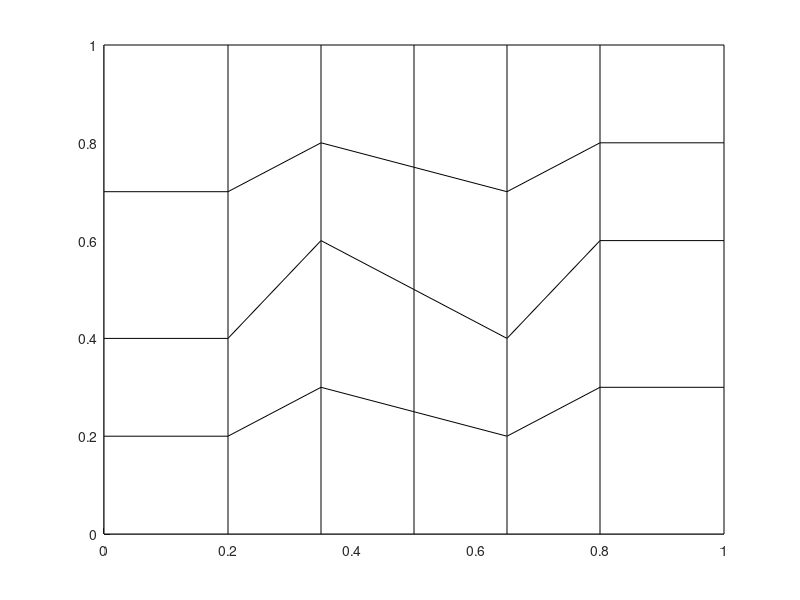

Write MATLAB code to recreate this figure.
function z_mesh_quad()
% Z-mesh generated for quadrilaterals
clear all; close all; clc;

logi_save_plots = false;
logi_write_file = true;

L=1;

fraction=0.4;
if(fraction<eps || fraction > 1-eps)
    error('wrong fraction');
end

slope1 = (1-2*fraction)/0.15;
slope2 = (2*fraction-1)/0.30;

y1=@(x) slope1*(x-0.20*L)+fraction*L;
y2=@(x) slope2*(x-0.35*L)+(1-fraction)*L;
y3=@(x) slope1*(x-0.65*L)+fraction*L;

%%%%%%
% nx=5;
% nsub=[1 2 3 4 5] + 1;
% xi=[0 0.2 0.35 0.65 0.8 1.0];
% ny=2;
%%%%%%
nx=6;
nsub=[1 2 4 5 6] + 1;
xi=[0 0.2 0.35 0.50 0.65 0.8 1.0];
ny=4;
%%%%%%
% nx=9;
% nsub=[2 3 6 7 9] + 1;
% xi=[0 0.1 0.2 0.35 0.45 0.55 0.65 0.8 0.9 1.0];
% ny=10;


x=zeros(nx+1,ny+1);
y=zeros(nx+1,ny+1);

for i=1:nx+1
    x(i,:) = xi(i);
end
% five different y-spacing, depending on the zone
for i=1:nx+1
    if(i<=nsub(1))
        yy=L*fraction;
    elseif(i<=nsub(2))
        yy=y1(x(i));
    elseif(i<=nsub(3))
        yy=y2(x(i));
    elseif(i<=nsub(4))
        yy=y3(x(i));
    elseif(i<=nsub(5))
        yy=L*(1-fraction);
    else
        error('not in nsub!!!');
    end
    yy
    aux1 = linspace(0,yy,ny/2+1);
    aux2 = linspace(yy,L,ny/2+1); aux2(1)=[];
    y(i,:) = [aux1 aux2];
end

figure(1)
surf(x,y,ones(nx+1,ny+1)*0,'FaceColor','white')
view(0,90)
output_file=strcat('.\figs\z_mesh_quad_L',int2str(L),'_n',int2str(nx),'_a',num2str(fraction,3))
if(logi_save_plots)
    print('-dpdf',strcat(output_file1,'.pdf'));
    print('-dpng',strcat(output_file1,'.png'));
    saveas(gcf,strcat(output_file1,'.fig'),'fig');
end
%
if(~logi_write_file), return; end;
%
%---------------------------------------------
% save txt file
matID=1;
srcID=1;

% date and time;
[yr, mo, da, hr, mi, s] = datevec(now);

%%%%%%%%%%%%%%%%%%%%%
output_file1=strcat(output_file,'.txt')
fid=fopen(output_file1,'w');

fprintf(fid,'# Date: %d/%d/%d   Time: %d:%d\n', mo, da, yr, hr, mi);

fprintf(fid,'# dimensions \n');
fprintf(fid,'%g %g \n',L,L);

ncells = nx*ny;

fprintf(fid,'# connectivity \n');
fprintf(fid,'%d\n',ncells);
for iel=1:ncells
    skip = 4*(iel-1);
    i1 = skip + 1;
    i2 = skip + 2;
    i3 = skip + 3;
    i4 = skip + 4;
    fprintf(fid,'%d %d %d %d %d %d %d \n',4,i1,i2,i3,i4,matID,srcID);
end

fprintf(fid,'# DG vertices (counter-clockwise) \n');
fprintf(fid,'%d\n',4*ncells);
for i=1:nx
    for j=1:ny
        fprintf(fid,' %g %g \n %g %g \n %g %g \n %g %g \n',x(i,j)    ,y(i,j)    ,...
            x(i+1,j)  ,y(i+1,j)  ,...
            x(i+1,j+1),y(i+1,j+1),...
            x(i,j+1)  ,y(i,j+1)  );
    end
end

fprintf(fid,'# grid vertices (counter-clockwise) \n');
fprintf(fid,'%d\n',(nx+1)*(ny+1));
for i=1:nx+1
    for j=1:ny+1
        fprintf(fid,'%g %g \n',x(i,j),y(i,j) );
    end
end

fclose(fid);
return
end
%%%%%%%%%%%%%%%%%%%%%
